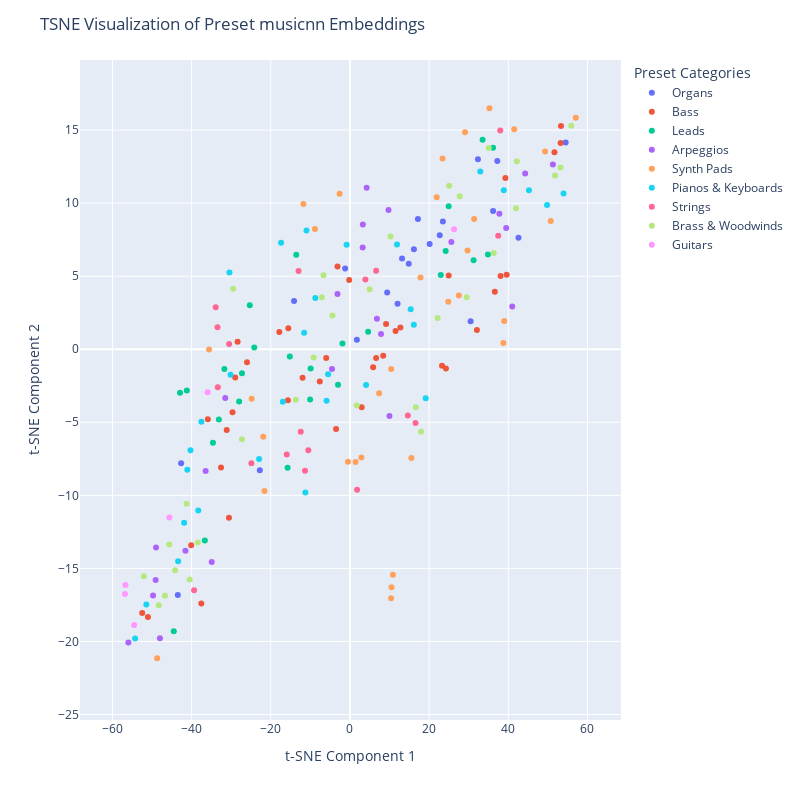

Notebook code for this chart:
### Markdown cell above
## Create the TSNE Plot

---

Let's now use Plotly to visualize these embeddings!

### Code cell
## Create the TSNE Plot with plotly
fig = px.scatter(df_filtered, x='x', y='y', color='categorized_name',hover_data=['preset_name', 'categorized_name'], width=800, height=800)

# add a legend
fig.update_layout(showlegend=True)

# add a title
fig.update_layout(title='TSNE Visualization of Preset musicnn Embeddings')

# add a hover label
fig.update_traces(hovertemplate='Preset Name: %{customdata[0]}<br>Categorized Name: %{customdata[1]}')

# obtain the data bounds
x_min = np.min(filtered_transformed_data[:, 0])*1.2
x_max = np.max(filtered_transformed_data[:, 0])*1.2
y_min = np.min(filtered_transformed_data[:, 1])*1.2
y_max = np.max(filtered_transformed_data[:, 1])*1.2

# add some extra info to the plot
fig.update_layout(
    width=800,
    height=800,
    xaxis_title='t-SNE Component 1',
    yaxis_title='t-SNE Component 2',
    legend_title='Preset Categories',
    xaxis=dict(range=[x_min, x_max]),
    yaxis=dict(range=[y_min, y_max]),
)   

# show the plot
fig.show()

### Figure 1 — Plotly figure (JSON) as saved in the notebook; plotly's stock layout.template omitted (floating-point values rounded to 4 significant figures)
{"data": [{"customdata": [["MT Tailwhip Organ (2)", "Organs"], ["ORG Organ 2 FMR", "Organs"], ["ORG Another Organ FMR", "Organs"], ["ORG Spartacus IX FMR", "Organs"], ["ORG Jazz Organ FMR", "Organs"], ["ORG Spartacus XI FMR", "Organs"], ["ORG Spartacus XII FMR", "Organs"], ["ORG Church Organ Positive FMR", "Organs"], ["ORG Church Organ Gated FMR", "Organs"], ["ORG Organ 1 FMR", "Organs"], ["ORG Spartacus X FMR", "Organs"], ["ORG Church Organ Full Pipes 1 FMR", "Organs"], ["ORG Synthesizer Organ 2 FMR", "Organs"], ["ORG Organ 3 FMR", "Organs"], ["ORG Synthesizer Organ 1 FMR", "Organs"], ["ORG Church Organ Full Pipes 2 FMR", "Organs"], ["MT Tailwhip Organ", "Organs"], ["14 Organ 1", "Organs"], ["15 Organ 2", "Organs"], ["61 Synthesizer Organ", "Organs"], ["16 Organ 3", "Organs"]], "hovertemplate": "Preset Name: %{customdata[0]}<br>Categorized Name: %{customdata[1]}", "legendgroup": "Organs", "marker": {"color": "#636efa", "symbol": "circle"}, "mode": "markers", "name": "Organs", "orientation": "v", "showlegend": true, "type": "scatter", "x": [-14.13, 23.48, 54.48, 36.16, 37.22, 1.74, 20.11, -42.65, 22.68, 42.57, 13.16, -43.49, -22.77, 12.03, 32.33, 9.392, 17.16, 16.16, 14.85, -1.22, 30.49], "xaxis": "x", "y": [3.297, 8.748, 14.15, 9.455, 12.89, 0.6513, 7.195, -7.804, 7.797, 7.623, 6.203, -16.83, -8.279, 3.115, 13.0, 3.878, 8.913, 6.84, 5.858, 5.521, 1.923], "yaxis": "y"}, {"customdata": [["Phasing Island Bass", "Bass"], ["Mono Pulse Bass", "Bass"], ["08-15 Bass", "Bass"], ["Classic Saw Bass", "Bass"], ["Funky Mod Bass", "Bass"], ["Ultra Deep Bass", "Bass"], ["FN-Bassliner-BAS", "Bass"], ["FN-Dark Bass II-BAS", "Bass"], ["FN-Flow Bass-BAS", "Bass"], ["FN-High Noise-BAS", "Bass"], ["FN-Wobblelike Bass-BAS", "Bass"], ["FN-Dark Bass-BAS", "Bass"], ["FN-Nostalgic Bass-BAS", "Bass"], ["FN-C64ish Bass", "Bass"], ["FN-Basslover", "Bass"], ["FN-Bass Wobbler-BAS", "Bass"], ["FN-Wobblebass-BAS", "Bass"], ["FN-Bass Lover-ARP", "Bass"], ["BAS Square Bass FMR", "Bass"], ["BAS Pulse Bass 1 FMR", "Bass"], ["BAS Acid Bass 2 FMR", "Bass"], ["BAS Acid Bass 1 FMR", "Bass"], ["BAS Acid Bass 4 FMR", "Bass"], ["BAS Pulse Bass 2 FMR", "Bass"], ["BAS Round Bass 2 FMR", "Bass"], ["BAS Synth Bass 2 FMR", "Bass"], ["BAS Acid Bass 3 FMR", "Bass"], ["BAS Wire Bass FMR", "Bass"], ["BAS Love Bass FMR", "Bass"], ["BAS Hooverish Bass FMR", "Bass"], ["BAS Basso Profondo FMR", "Bass"], ["BAS Synth Bass 1 FMR", "Bass"], ["BAS Round Bass 1 FMR", "Bass"], ["PRC Thump Bass Drum FMR", "Bass"], ["DRN Waving Bass Drone FMR", "Bass"], ["ARP Bass Arpeggio FMR", "Bass"], ["The Difference Bass", "Bass"], ["32 Bass 2", "Bass"], ["31 Bass 1", "Bass"]], "hovertemplate": "Preset Name: %{customdata[0]}<br>Categorized Name: %{customdata[1]}", "legendgroup": "Bass", "marker": {"color": "#EF553B", "symbol": "circle"}, "mode": "markers", "name": "Bass", "orientation": "v", "showlegend": true, "type": "scatter", "x": [23.26, 24.25, -31.14, -40.12, -7.631, 53.31, -3.512, 39.58, -26.01, -15.67, 39.26, -30.57, 5.849, -28.38, -29.67, -15.58, -32.57, 8.396, -6.004, -0.1978, 11.52, 53.21, -17.85, -11.97, 24.94, 9.12, -28.99, 6.599, 12.74, -3.145, 51.66, -35.91, 2.955, 36.59, -37.56, 32.07, 38.06, -52.49, -51.04], "xaxis": "x", "y": [-1.127, -1.319, -5.532, -13.42, -2.215, 15.28, -5.465, 5.099, -0.8878, -3.49, 11.73, -11.53, -1.226, 0.5161, -4.31, 1.43, -8.087, -0.4508, -0.6062, 4.732, 1.24, 14.12, 1.176, -1.956, 5.039, 1.725, -1.931, -0.6054, 1.486, 5.66, 13.48, -4.794, -3.964, 3.94, -17.41, 1.324, 5.014, -18.06, -18.32], "yaxis": "y"}, {"customdata": [["Big Lead", "Leads"], ["Super Funky Lead", "Leads"], ["Mellow LoFi Lead", "Leads"], ["FN-Analog Lead-FN", "Leads"], ["FN-Nostalgicer Lead-LEA", "Leads"], ["FN-Plastic Lead-LEA", "Leads"], ["FN-I Need Lead-LEA", "Leads"], ["FN-Filter Lead-LEA", "Leads"], ["LED Big Lead 2 FMR", "Leads"], ["LED Sing Like a Cat FMR", "Leads"], ["LED Spartacus III FMR", "Leads"], ["LED Calliope FMR", "Leads"], ["LED Spartacus IV FMR", "Leads"], ["LED Spartacus II FMR", "Leads"], ["LED Reed 1 FMR", "Leads"], ["LED Big Lead 1 FMR", "Leads"], ["LED Flutey Vibrato Solo FMR", "Leads"], ["LED Silk Road Lead FMR", "Leads"], ["LED Reed 3 FMR", "Leads"], ["LED PWM Lead FMR", "Leads"], ["LED Violin FMR", "Leads"], ["LED Square Lead FMR", "Leads"], ["LED Meeaow Lead FMR", "Leads"], ["LED LFO Lead FMR", "Leads"], ["LED Tin Whistle FMR", "Leads"], ["MT Tailwhip Lead", "Leads"]], "hovertemplate": "Preset Name: %{customdata[0]}<br>Categorized Name: %{customdata[1]}", "legendgroup": "Leads", "marker": {"color": "#00cc96", "symbol": "circle"}, "mode": "markers", "name": "Leads", "orientation": "v", "showlegend": true, "type": "scatter", "x": [24.17, -27.29, -25.31, -3.019, -42.94, 4.577, -36.67, -31.73, -33.12, -15.2, -10.07, -9.944, -34.62, -24.18, 36.15, -28.0, 33.5, -13.57, 24.93, 34.85, 31.23, -15.76, 22.95, -41.22, -1.895, -44.51], "xaxis": "x", "y": [6.724, -1.646, 3.019, -2.428, -2.985, 1.202, -13.1, -1.354, -4.803, -0.4905, -3.449, -1.322, -6.401, 0.1113, 13.79, -3.583, 14.34, 6.468, 9.782, 6.476, 6.091, -8.108, 5.075, -2.817, 0.3854, -19.31], "yaxis": "y"}, {"customdata": [["Dream Arp", "Arpeggios"], ["FN-Free Willy-ARP", "Arpeggios"], ["FN-Backwards ARP", "Arpeggios"], ["FN-Anastyle-ARP", "Arpeggios"], ["FN-Percussive Plugger2-ARP", "Arpeggios"], ["FN-Percussive Plugger-ARP", "Arpeggios"], ["FN-Pluggiolator-ARP", "Arpeggios"], ["FN-C64ish Arp", "Arpeggios"], ["FN-Anastyle II-ARP", "Arpeggios"], ["FN-One Finger Show-ARP", "Arpeggios"], ["FN-Percussive Plugger3-ARP", "Arpeggios"], ["FN-Rhytmic Noise-ARP", "Arpeggios"], ["ARP Swinging Arpeggio FMR", "Arpeggios"], ["ARP PWM LFO Arpeggio FMR", "Arpeggios"], ["ARP KS-TD Arpeggio FMR", "Arpeggios"], ["ARP Play Just One Note FMR", "Arpeggios"], ["ARP Random Arpeggiated PWM FMR", "Arpeggios"], ["ARP String Machine Arpeggio FMR", "Arpeggios"], ["ARP Ravers Arp FMR", "Arpeggios"], ["ARP Cold Thinking Arpeggio FMR", "Arpeggios"], ["ARP Berlin School Arpeggio FMR", "Arpeggios"], ["ARP Wisteria Spot FMR", "Arpeggios"], ["ARP Stringish Arp FMR", "Arpeggios"], ["ARP Circles Arpeggio FMR", "Arpeggios"]], "hovertemplate": "Preset Name: %{customdata[0]}<br>Categorized Name: %{customdata[1]}", "legendgroup": "Arpeggios", "marker": {"color": "#ab63fa", "symbol": "circle"}, "mode": "markers", "name": "Arpeggios", "orientation": "v", "showlegend": true, "type": "scatter", "x": [-49.0, -49.74, 9.975, 25.61, 44.26, -3.159, 51.26, 7.847, 3.204, 6.809, -49.09, 39.46, -36.46, -31.51, 40.99, -48.01, 3.25, 4.21, -41.57, -4.54, -34.93, -55.99, 9.735, 37.74], "xaxis": "x", "y": [-13.57, -16.86, -4.568, 7.334, 12.03, 3.787, 12.64, 1.034, 6.967, 2.085, -15.79, 8.297, -8.337, -3.342, 2.924, -19.78, 8.532, 11.06, -13.8, -1.359, -14.56, -20.08, 9.537, 9.273], "yaxis": "y"}, {"customdata": [["FN-Dark Night-PAD", "Synth Pads"], ["FN-Analog Feeling-PAD", "Synth Pads"], ["FN-Blubberfeld-PAD", "Synth Pads"], ["FN-Noisia-PAD", "Synth Pads"], ["FN-Darpesh Pad-PAD", "Synth Pads"], ["FN-Restless Night-PAD", "Synth Pads"], ["FN-Analog Pad-PAD", "Synth Pads"], ["FN-RollinSun-PAD", "Synth Pads"], ["FN-Flowing Filter-PAD", "Synth Pads"], ["FN-Experimental-PAD", "Synth Pads"], ["PAD Rise the Pulse FMR", "Synth Pads"], ["PAD Spartacus I FMR", "Synth Pads"], ["PAD Spartacus V FMR", "Synth Pads"], ["PAD Reso Pad FMR", "Synth Pads"], ["PAD Metal Rotor Pad FMR", "Synth Pads"], ["PAD Classic Sweep Pad FMR", "Synth Pads"], ["PAD Dive Into The Deep FMR", "Synth Pads"], ["PAD Meditation Pad 3 FMR", "Synth Pads"], ["PAD Forever Pad FMR", "Synth Pads"], ["PAD Hoiy Mass FMR", "Synth Pads"], ["PAD Woosh Pad FMR", "Synth Pads"], ["PAD Massive Pad 1 FMR", "Synth Pads"], ["PAD Big Synth Pad 2 FMR", "Synth Pads"], ["PAD This Is It FMR", "Synth Pads"], ["PAD Meditation Pad 1 FMR", "Synth Pads"], ["PAD Chariots VG Brass FMR", "Synth Pads"], ["PAD Bass Pad FMR", "Synth Pads"], ["PAD PWM Pad FMR", "Synth Pads"], ["PAD Meditation Pad 2 FMR", "Synth Pads"], ["PAD Big Synth Pad 1 FMR", "Synth Pads"], ["PAD Massive Pad 2 FMR", "Synth Pads"], ["PAD High Res Pad FMR", "Synth Pads"]], "hovertemplate": "Preset Name: %{customdata[0]}<br>Categorized Name: %{customdata[1]}", "legendgroup": "Synth Pads", "marker": {"color": "#FFA15A", "symbol": "circle"}, "mode": "markers", "name": "Synth Pads", "orientation": "v", "showlegend": true, "type": "scatter", "x": [21.91, 50.72, -24.84, 24.84, 23.38, 49.29, 10.38, -2.623, 35.23, 31.36, 29.7, -48.71, 38.97, 10.48, 10.42, 29.06, 38.75, 57.06, 2.876, -21.6, -8.858, 41.48, 7.357, -21.92, 15.51, -0.5062, 17.82, 1.408, 27.5, 10.85, -11.75, -35.59], "xaxis": "x", "y": [10.4, 8.768, -3.387, 3.241, 13.06, 13.53, -17.05, 10.64, 16.5, 8.919, 6.75, -21.15, 1.928, -16.3, -1.356, 14.86, 0.4315, 15.84, -7.406, -9.695, 8.226, 15.05, -3.008, -5.99, -7.45, -7.705, 4.906, -7.713, 3.671, -15.43, 9.944, -0.02129], "yaxis": "y"}, {"customdata": [["FN-Chordmachine-KEY", "Pianos & Keyboards"], ["FN-Easy Keys", "Pianos & Keyboards"], ["FN-Chordmachine II-KEY", "Pianos & Keyboards"], ["FN-Small Keys-KEY", "Pianos & Keyboards"], ["FN-Low Keys-KEY", "Pianos & Keyboards"], ["PNO Piano 2 FMR", "Pianos & Keyboards"], ["PNO Another E P FMR", "Pianos & Keyboards"], ["PNO Classic E P FMR", "Pianos & Keyboards"], ["PNO Sweet Tines FMR", "Pianos & Keyboards"], ["PNO Piano 1 FMR", "Pianos & Keyboards"], ["PNO Mellow Piano FMR", "Pianos & Keyboards"], ["PNO Bright Rhodes FMR", "Pianos & Keyboards"], ["SYN Fluctuation Keys FMR", "Pianos & Keyboards"], ["KBD Celesta FMR", "Pianos & Keyboards"], ["KBD Funk B FMR", "Pianos & Keyboards"], ["KBD Harpsichord 1 FMR", "Pianos & Keyboards"], ["KBD Harpsichord 2 FMR", "Pianos & Keyboards"], ["KBD Funk A FMR", "Pianos & Keyboards"], ["KBD Classic Clavinet FMR", "Pianos & Keyboards"], ["KBD Clavichord 2 FMR", "Pianos & Keyboards"], ["KBD Clavichord 1 FMR", "Pianos & Keyboards"], ["KBD Synthi Clavinet FMR", "Pianos & Keyboards"], ["25 Harpsichord 1", "Pianos & Keyboards"], ["23 Celesta", "Pianos & Keyboards"], ["34 Clavichord 2", "Pianos & Keyboards"], ["22 Piano 2", "Pianos & Keyboards"], ["33 Clavichord 1", "Pianos & Keyboards"], ["21 Piano 1", "Pianos & Keyboards"], ["26 Harpsichord 2", "Pianos & Keyboards"], ["24 Mellow Piano", "Pianos & Keyboards"]], "hovertemplate": "Preset Name: %{customdata[0]}<br>Categorized Name: %{customdata[1]}", "legendgroup": "Pianos & Keyboards", "marker": {"color": "#19d3f3", "symbol": "circle"}, "mode": "markers", "name": "Pianos & Keyboards", "orientation": "v", "showlegend": true, "type": "scatter", "x": [-8.758, -37.54, 49.8, -30.45, 32.91, 15.34, -38.32, 19.13, -17.4, 16.13, -0.848, -40.3, -10.99, 45.22, -5.526, -16.96, 4.058, -43.41, -41.9, -51.45, -22.96, 38.87, 11.88, 53.96, -30.16, -41.09, -5.908, -54.28, -11.58, -11.26], "xaxis": "x", "y": [3.507, -4.963, 9.879, 5.246, 12.16, 2.745, -11.03, -3.353, 7.286, 1.674, 7.145, -6.911, 8.126, 10.88, -1.71, -3.594, -2.443, -14.51, -11.88, -17.47, -7.516, 10.88, 7.174, 10.66, -1.755, -8.25, -3.531, -19.8, 1.135, -9.804], "yaxis": "y"}, {"customdata": [["STR String Machine FMR", "Strings"], ["STR PWM Strings 2 FMR", "Strings"], ["STR Strings 1 FMR", "Strings"], ["STR Eminent Strings FMR", "Strings"], ["STR Strings 2 FMR", "Strings"], ["STR PWM Strings 1 FMR", "Strings"], ["STR Spartacus VI FMR", "Strings"], ["STR String Ensemble FMR", "Strings"], ["STR Prophet Strings FMR", "Strings"], ["STR Soft Strings FMR", "Strings"], ["STR Low Strings FMR", "Strings"], ["STR Full Strings FMR", "Strings"], ["STR Spartacus VII FMR", "Strings"], ["STR Strings 3 FMR", "Strings"], ["11 Strings 1", "Strings"], ["41 Violine", "Strings"], ["12 Strings 2", "Strings"], ["13 Strings 3", "Strings"]], "hovertemplate": "Preset Name: %{customdata[0]}<br>Categorized Name: %{customdata[1]}", "legendgroup": "Strings", "marker": {"color": "#FF6692", "symbol": "circle"}, "mode": "markers", "name": "Strings", "orientation": "v", "showlegend": true, "type": "scatter", "x": [6.612, 14.62, 3.89, -12.44, -33.38, -10.52, -33.93, 37.45, -33.47, -39.38, -30.53, -15.98, -11.36, 1.798, -12.98, 16.56, -24.9, 37.97], "xaxis": "x", "y": [5.373, -4.533, 4.778, -5.641, -2.602, -6.92, 2.866, 7.766, 1.501, -16.5, 0.3663, -7.197, -8.321, -9.616, 5.347, -5.05, -7.812, 14.98], "yaxis": "y"}, {"customdata": [["WND English Horn FMR", "Brass & Woodwinds"], ["WND Ocarina FMR", "Brass & Woodwinds"], ["WND Flute 1 FMR", "Brass & Woodwinds"], ["WND Flute 2 FMR", "Brass & Woodwinds"], ["WND Pan Flute FMR", "Brass & Woodwinds"], ["WND Oboe FMR", "Brass & Woodwinds"], ["WND Clarinet FMR", "Brass & Woodwinds"], ["WND Flauto Dolce FMR", "Brass & Woodwinds"], ["BRS Brass 2 FMR", "Brass & Woodwinds"], ["BRS French Horn FMR", "Brass & Woodwinds"], ["BRS Brass Pad 1 FMR", "Brass & Woodwinds"], ["BRS Tuba FMR", "Brass & Woodwinds"], ["BRS Brass Pad 2 FMR", "Brass & Woodwinds"], ["BRS Brass 1 FMR", "Brass & Woodwinds"], ["BRS Low Brass FMR", "Brass & Woodwinds"], ["BRS Phase Brass FMR", "Brass & Woodwinds"], ["BRS Trumpet FMR", "Brass & Woodwinds"], ["BRS Brass 3 FMR", "Brass & Woodwinds"], ["BRS Prophet Brass FMR", "Brass & Woodwinds"], ["BRS Brass Pad 3 FMR", "Brass & Woodwinds"], ["SYN Wah Brass FMR", "Brass & Woodwinds"], ["The Difference Trumpet Synth", "Brass & Woodwinds"], ["17 Brass", "Brass & Woodwinds"], ["46 Clarinet", "Brass & Woodwinds"], ["45 Flute", "Brass & Woodwinds"], ["52 Wah Brass", "Brass & Woodwinds"], ["48 English Horn", "Brass & Woodwinds"], ["47 Oboe", "Brass & Woodwinds"], ["18 Phase Brass", "Brass & Woodwinds"], ["43 Horn", "Brass & Woodwinds"], ["42 Trumpet", "Brass & Woodwinds"]], "hovertemplate": "Preset Name: %{customdata[0]}<br>Categorized Name: %{customdata[1]}", "legendgroup": "Brass & Woodwinds", "marker": {"color": "#B6E880", "symbol": "circle"}, "mode": "markers", "name": "Brass & Woodwinds", "orientation": "v", "showlegend": true, "type": "scatter", "x": [-41.29, 41.98, -9.199, 10.24, 53.18, -45.66, 25.06, 51.81, -6.692, -7.108, -40.48, 27.74, -52.1, 16.61, 1.708, -29.51, 36.31, 17.97, 22.13, -46.74, -13.7, 55.9, 42.15, 29.48, -4.421, -44.19, -48.31, -38.45, -27.29, 4.954, 35.07], "xaxis": "x", "y": [-10.58, 9.657, -0.5706, 7.719, 12.44, -13.37, 11.18, 11.9, 5.056, 3.554, -15.75, 10.48, -15.53, -3.979, -3.855, 4.134, 6.579, -5.642, 2.144, -16.87, -3.466, 15.29, 12.86, 3.557, 2.3, -15.12, -17.53, -13.22, -6.154, 4.107, 13.77], "yaxis": "y"}, {"customdata": [["GTR Overdrive Guitar FMR", "Guitars"], ["GTR Chorused Ovation FMR", "Guitars"], ["GTR Jazz Guitar FMR", "Guitars"], ["GTR Steel String Guitar FMR", "Guitars"], ["GTR Acoustic Guitar FMR", "Guitars"], ["27 Guitar", "Guitars"]], "hovertemplate": "Preset Name: %{customdata[0]}<br>Categorized Name: %{customdata[1]}", "legendgroup": "Guitars", "marker": {"color": "#FF97FF", "symbol": "circle"}, "mode": "markers", "name": "Guitars", "orientation": "v", "showlegend": true, "type": "scatter", "x": [26.29, -35.95, -54.52, -45.63, -56.72, -56.84], "xaxis": "x", "y": [8.214, -2.942, -18.87, -11.52, -16.14, -16.76], "yaxis": "y"}], "layout": {"height": 800, "legend": {"title": {"text": "Preset Categories"}, "tracegroupgap": 0}, "margin": {"t": 60}, "showlegend": true, "title": {"text": "TSNE Visualization of Preset musicnn Embeddings"}, "width": 800, "xaxis": {"anchor": "y", "domain": [0, 1], "range": [-68.2, 68.47], "title": {"text": "t-SNE Component 1"}}, "yaxis": {"anchor": "x", "domain": [0, 1], "range": [-25.38, 19.8], "title": {"text": "t-SNE Component 2"}}}}
